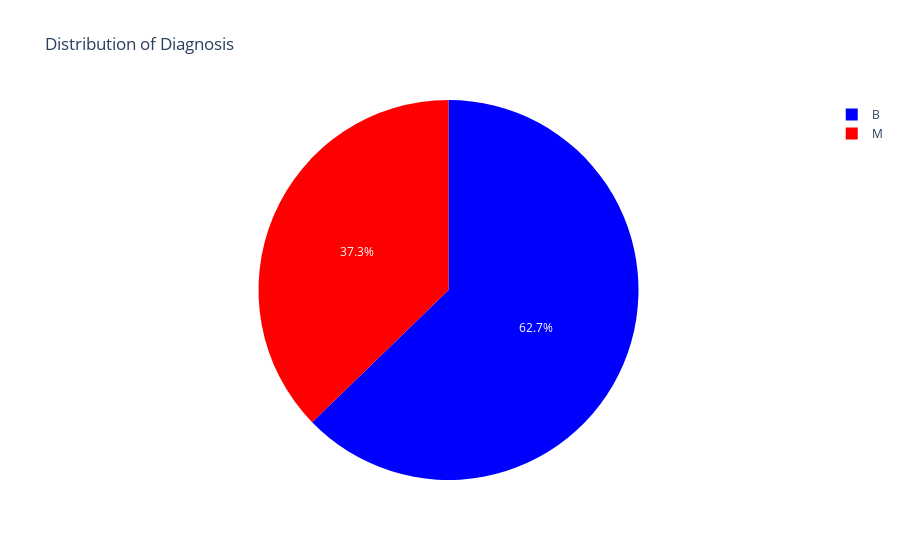

The notebook cell this image was saved under:
### Code cell
px.pie(
    df, 'diagnosis', 
    color = 'diagnosis',
    title = 'Distribution of Diagnosis',
    color_discrete_map={'M': 'red', 'B': 'blue'}
    )

# Inferences :

# dataset is imbalanced (M : B = 63:37)

# there are more cases of benign tumors than malignant tumors

# for imbalanced datasets, accuracy can be a misleading metric

# for example, if 90% of the cases are benign, the model will always predict "benign" 

# in such cases, we need "Balanced accuracy"

### Figure 1 — Plotly figure (JSON) as saved in the notebook; plotly's stock layout.template omitted (floating-point values rounded to 4 significant figures; data arrays with more than 128 entries replaced by an {"elided": "..."} marker saying what was removed)
{"data": [{"customdata": {"elided": "569x1 str values"}, "domain": {"x": [0, 1], "y": [0, 1]}, "hovertemplate": "diagnosis=%{customdata[0]}<extra></extra>", "labels": {"elided": "569 str values"}, "legendgroup": "", "marker": {"colors": {"elided": "569 str values"}}, "name": "", "showlegend": true, "type": "pie"}], "layout": {"legend": {"tracegroupgap": 0}, "title": {"text": "Distribution of Diagnosis"}}}
